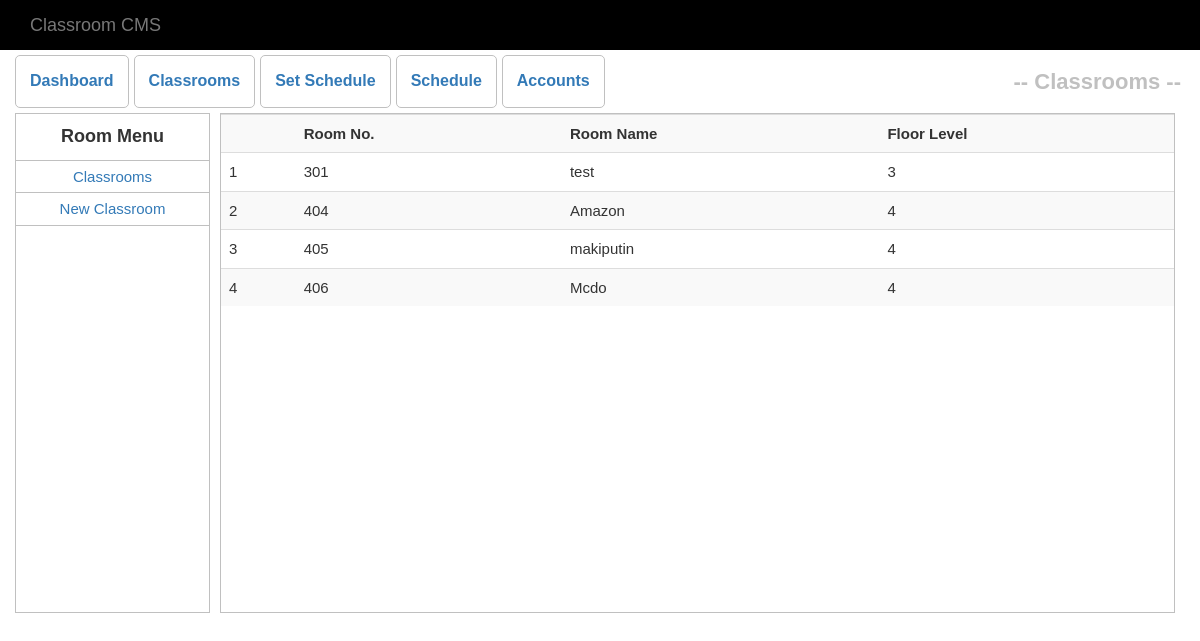
Screenshot of /room.php with the database file from the repository.
### tables this page shows
CREATE TABLE `room` (
  `room_id` int(11) NOT NULL,
  `room_number` int(11) NOT NULL,
  `room_name` varchar(100) NOT NULL,
  `floor_level` int(11) NOT NULL,
  `date_added` varchar(100) NOT NULL
);

### room.php (the view, shortened to what this page needs)
<?php include('Includes/database.php') ?>
<!DOCTYPE html>
<html>
<head>
	<link rel="stylesheet" type="text/css" href="Assets/bootstrap/css/bootstrap.css">
	<link rel="stylesheet" type="text/css" href="Assets/css/style.css">
</head>
<body>
<div class="header">
	<div class="navbar navbar-default">
		<div class="container">
			<div class="navbar-header">
				<a href="" class="navbar-brand">Classroom CMS</a>
			</div>
		</div>
	</div>
</div>
<div>
	<nav class="navi">
		<div class="container">
			<div class="row">
				<ul class="nav-btn">
					<a href="dashboard.php"><li>Dashboard</li></a>
					<a href="room.php"><li>Classrooms</li></a>
					<a href="set_schedule.php"><li>Set Schedule</li></a>
					<a href="schedule.php"><li>Schedule</li></a>
					<a href="account.php"><li>Accounts</li></a>
				</ul>
				<div style="float: right;font-weight: bolder;font-size: 22px;color: silver;padding: 4px;margin-top: -2.8px;">
					-- Classrooms --
				</div>
			</div>
		</div>
	</nav>
</div>
<div class="container">
<div class="row">
	<div class="col-md-2 room-side-nav">
		<nav class="">
		<div class="room-side-nav-header">
			Room Menu
		</div>
			<ul>
				<li><a href="">Classrooms</a></li>
				<li><a href="new_classroom.php">New Classroom</a></li>
			</ul>
		</nav>
	</div>
	<div class="col-md-10 room-main">
		<div id="room-main">
			<?php
			$sql = "SELECT * FROM room ORDER BY room_number";
			$exec = mysqli_query($con, $sql);
			?>
			<table class="table table-striped table-hover">
				<tr>
					<th></th>
					<th>Room No.</th>
					<th>Room Name</th>
					<th>Floor Level</th>
				</tr>
				<?php
				$no = 1;
				while ($row = mysqli_fetch_assoc($exec)) {
					?>
					<tr>
						<td><?php echo $no; ?></td>
						<td><?php echo  $row['room_number'] ?></td>
						<td><?php echo  $row['room_name'] ?></td>
						<td><?php echo  $row['floor_level'] ?></td>
					</tr>
					<?php
					$no++;
				}
				?>
			</table>
		</div>
	</div>
</div>
</div>
</body>
</html>

### Assets/css/style.css (style rules this page uses)
* { font-family:arial ; font-size: 15px; }
.navbar { margin-bottom: 0; background-color: black; border-radius: 0; border:0; }
.navi { height: 53px; padding: 0; margin:5px 0; }
.nav-btn { padding: 0; list-style-type: none; }
.nav-btn a li { padding: 14px; float: left; margin-right: 5px; border:0.5px silver solid; border-radius: 5px; font-size: 16px; font-weight: bolder; }
.room-side-nav { border:solid 0.5px silver; min-height: 500px; padding: 0; }
.room-side-nav-header { padding: 10px; text-align: center; border-bottom: .5px solid silver; font-weight: bolder; font-size: 18px; }
.room-side-nav nav ul { list-style-type: none; padding: 0; }
.room-side-nav nav ul li { text-align: center; padding: 0; margin:5px 0; border-bottom: 0.5px silver solid; padding-bottom: 5px; }
.room-side-nav nav ul li a { padding: 0; }
.room-main { padding: 0 10px; }
#room-main { border: solid 0.5px silver; min-height: 500px; }

### rows the page displays
room: room_number "301", room_name "test", floor_level "3"
room: room_number "404", room_name "Amazon", floor_level "4"
room: room_number "405", room_name "makiputin", floor_level "4"
room: room_number "406", room_name "Mcdo", floor_level "4"
